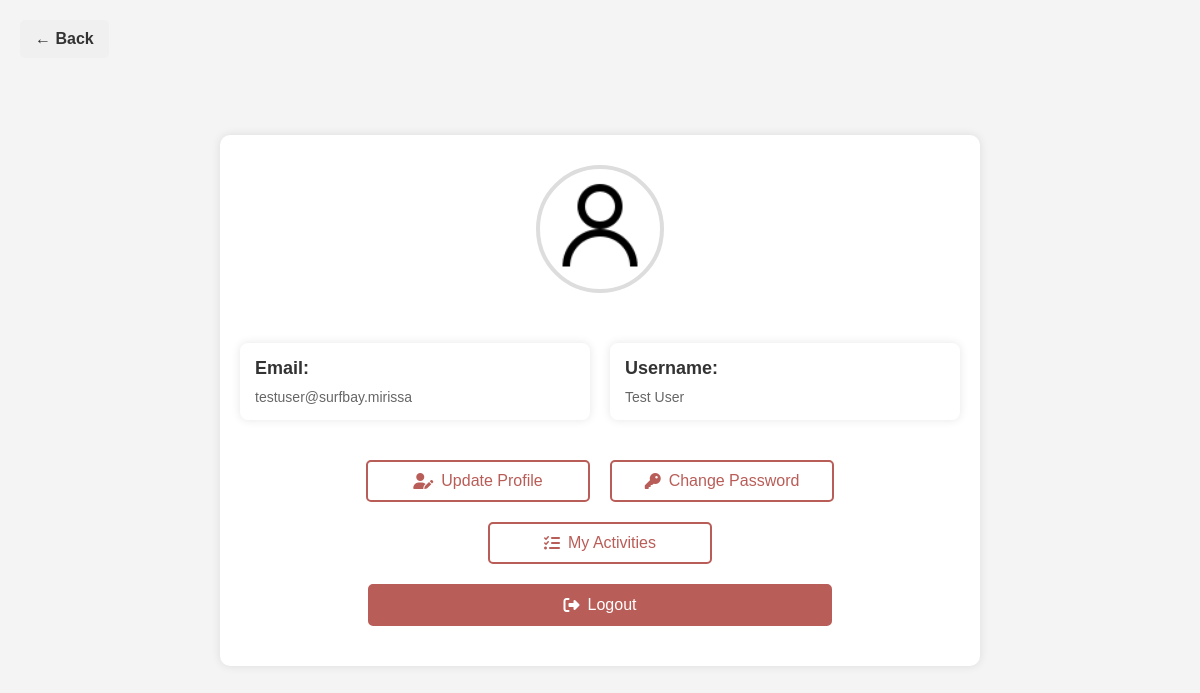
The page /Pages/userprofile.php (signed in) on the database its author committed.
### tables this page shows
CREATE TABLE `userdetails` (
  `id` int(11) NOT NULL,
  `username` varchar(255) NOT NULL,
  `email` varchar(255) NOT NULL,
  `password` varchar(255) NOT NULL,
  `image` varchar(255) DEFAULT NULL,
  `created_at` timestamp NOT NULL DEFAULT current_timestamp(),
  `acc_type` varchar(20) NOT NULL DEFAULT 'user'
);

### Pages/userprofile.php (the view, shortened to what this page needs)
<?php
include("../Components/db.php");
$user_id = $_SESSION['user_id'];
$query = "SELECT username, email, image FROM userdetails WHERE id = ?";
$stmt = $con->prepare($query);
$stmt->bind_param("i", $user_id);
$stmt->execute();
$result = $stmt->get_result();
$fetch_profile = $result->fetch_assoc();
?>
<!DOCTYPE html>
<html lang="en">
<head>
    <link rel="stylesheet" href="https://cdnjs.cloudflare.com/ajax/libs/font-awesome/6.4.2/css/all.min.css" />
    <link rel="stylesheet" href="../css/userprofile.css" />
</head>
<body>
    <a href="index.php" class="back-btn">← Back</a>
    <section class="profile">
        <div class="profile-pic">
            <img src="<?= htmlspecialchars('../uploads/' . $fetch_profile['image']); ?>" alt="Profile Picture" />
        </div>
        <div class="card-container">
            <div class="card">
                <h3>Email:</h3>
                <p><?= htmlspecialchars($fetch_profile['email']); ?></p>
            </div>
            <div class="card">
                <h3>Username:</h3>
                <p><?= htmlspecialchars($fetch_profile['username']); ?></p>
            </div>
        </div>
        <div class="buttons-container">
            <div class="top-buttons">
                <a href="#" id="updateProfileBtn"><i class="fas fa-user-edit"></i> Update Profile</a>
                <a href="#" id="changePasswordBtn"><i class="fas fa-key"></i> Change Password</a>
            </div>
            <div class="top-buttons">
                <a href="myactivity.php"><i class="fas fa-tasks"></i> My Activities</a>
            </div>
            <div class="bottom-button">
                <a href="logout.php"><i class="fas fa-sign-out-alt"></i> Logout</a>
            </div>
        </div>
    </section>
</body>
</html>

### css/userprofile.css (style rules this page uses)
body { font-family: Arial, sans-serif; background-color: #f4f4f4; margin: 0; padding: 0; display: flex; justify-content: center; align-items: center; min-height: 100vh; }
.profile { width: 60%; background: #fff; padding: 20px; padding-top: 30px; border-radius: 10px; box-shadow: 0 0 10px rgba(0, 0, 0, 0.1); }
.profile-pic { display: flex; justify-content: center; margin-bottom: 20px; }
.profile-pic img { width: 120px; height: 120px; border-radius: 50%; object-fit: cover; border: 4px solid #ddd; }
.card { flex: 1; padding: 15px; border-radius: 8px; background: #fff; box-shadow: 0 0 10px rgba(0, 0, 0, 0.1); margin-top: 30px; margin-bottom: 20px; }
.card h3 { margin: 0 0 10px; font-size: 18px; color: #333; }
.card p { margin: 0; font-size: 14px; color: #666; word-break: break-all; }
.back-btn { position: fixed; top: 20px; left: 20px; padding: 10px 15px; background-color: #f0f0f0; color: #333; text-decoration: none; border-radius: 5px; font-weight: bold; z-index: 1000; }
.buttons-container { margin-top: 20px; display: flex; flex-direction: column; align-items: center; margin-bottom: 20px; }
.top-buttons { display: flex; justify-content: center; gap: 20px; margin-bottom: 20px; }
.bottom-button { width: 100%; display: flex; justify-content: space-around; }
.buttons-container a { text-decoration: none; padding: 10px 20px; border-radius: 5px; transition: all 0.3s; display: flex; align-items: center; justify-content: center; }
.buttons-container a i { margin-right: 8px; }
.top-buttons a { color: #b95d58; background: transparent; border: 2px solid #b95d58; width: 180px; }
.bottom-button a { color: #fff; background: #b95d58; border: 2px solid #b95d58; width: 420px; }
.card-container { display: flex; justify-content: space-between; gap: 20px; margin-bottom: 20px; }

### rows shown on the page
userdetails: image (picture), email "testuser@surfbay.mirissa", username "Test User"
